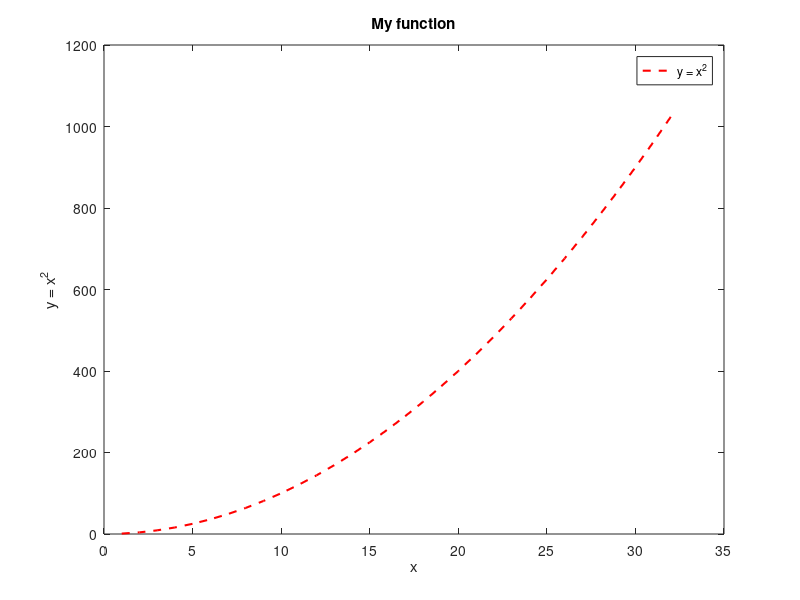

Write the MATLAB code that produced this figure.
% LW1_DanieliusDubinskas.m
% Name: Danielius
% Surname: Dubinskas
% Group: EDIfu25-2
% Date: 2026-09-14

%% Mandatory task

x = 1:32;
y = x.^2;

plot(x, y, 'r--', 'LineWidth', 1.5);
title('My function');
xlabel('x');
ylabel('y = x^2');
legend('y = x^2');

%% Complementary task

N = 5;

v = N+1:0.5:N+4;

A = reshape(N:N+8, 3, 3).';

a = A(3,2);

b = A(2:3,1:2);

c = A([1 3],[1 3]);

v_modified = v(1:3);

A_concatenated = [A; v_modified];

% Display results

disp('N =');
disp(N);

disp('Vector v =');
disp(v);

disp('Matrix A =');
disp(A);

disp('a) Selected elements =');
disp(a);

disp('b) Selected elements =');
disp(b);

disp('c) Selected elements =');
disp(c);

disp('Modified vector =');
disp(v_modified);

disp('A concatenated with modified vector =');
disp(A_concatenated);
